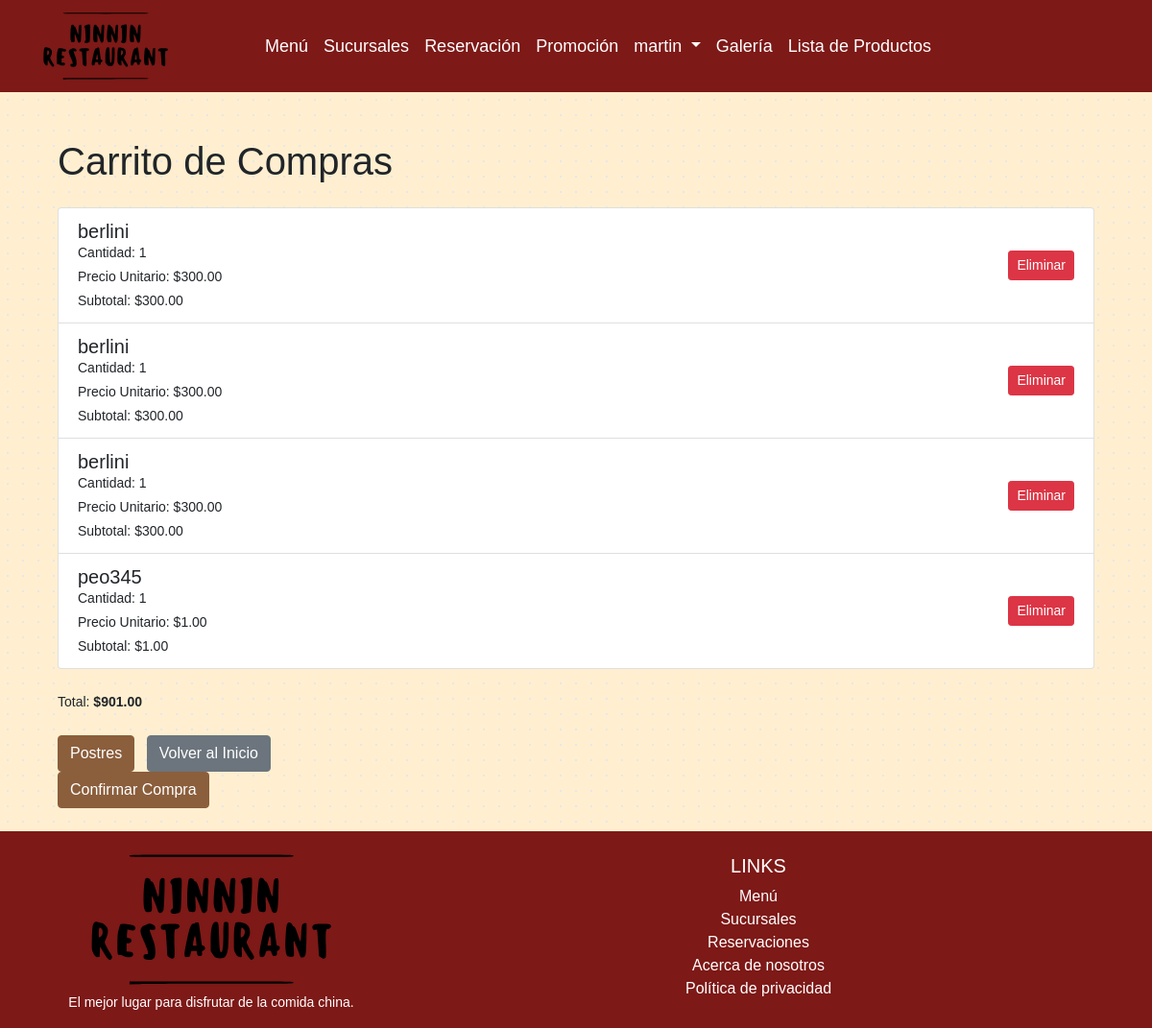
The app's page /clientes/carrito/ (signed in) with its own data.
### clientes/models.py (models this page shows, shortened)
class CarritoItem(models.Model):
    carrito = models.ForeignKey(Carrito, related_name='items', on_delete=models.CASCADE)
    producto = models.ForeignKey(Producto, on_delete=models.CASCADE)
    cantidad = models.PositiveIntegerField(default=1)
    confirmado = models.BooleanField(default=False)  # Campo para indicar si el item ha sido confirmado
    def subtotal(self):
        return self.cantidad * self.producto.precio

class Producto(models.Model):
    nombre = models.CharField(max_length=100)
    precio = models.DecimalField(max_digits=10, decimal_places=2)
    descripcion = models.TextField(blank=True)

class Carrito(models.Model):
    user = models.OneToOneField(User, on_delete=models.CASCADE)
    def total_price(self):
        return sum(item.subtotal() for item in self.items.all())

### clientes/views.py (the view)
# urls.py: path('carrito/', views.carrito_detail, name='carrito_detail'),
@login_required
def carrito_detail(request):
    carrito, created = Carrito.objects.get_or_create(user=request.user)
    return render(request, 'carrito/carrito_detail.html', {'carrito': carrito})

### clientes/templates/carrito/carrito_detail.html (shortened to what this page needs)
{% extends "clientes/base.html" %}
{%block content %}
    <div class="container mt-5">
        <h1>Carrito de Compras</h1>
        <ul class="list-group mt-4">
            {% for item in carrito.items.all %}
                <li class="list-group-item">
                    <div class="d-flex justify-content-between align-items-center">
                        <div>
                            <h5 class="mb-0">{{ item.producto.nombre }}</h5>
                            <p class="mb-1">Cantidad: {{ item.cantidad }}</p>
                            <p class="mb-1">Precio Unitario: ${{ item.producto.precio }}</p>
                            <p class="mb-0">Subtotal: ${{ item.subtotal }}</p>
                        </div>
                        <form action="{% url 'remove_from_cart' item.id %}" method="post">
                            <button type="submit" class="btn btn-sm btn-danger">Eliminar</button>
                        </form>
                    </div>
                </li>
            {% empty %}
                <li class="list-group-item">No hay productos en el carrito</li>
            {% endfor %}
        </ul>
        <div class="mt-4">
            <p>Total: <strong>${{ carrito.total_price }}</strong></p>
        </div>
        <div class="mt-4">
            <a href="{% url 'producto_list_usuario_comun' %}" class="btn btn-primary mr-2">Postres</a>
            <a href="{% url 'index' %}" class="btn btn-secondary">Volver al Inicio</a>
            <form action="{% url 'confirmar_compra' carrito.id %}" method="POST">
                <button type="submit" class="btn btn-primary">Confirmar Compra</button>
            </form>
        </div>
    </div>
    {% endblock %}

### clientes/templates/clientes/base.html (shortened to what this page needs)
{% load static %}
<!DOCTYPE html>
<html lang="es">
<head>
    <link rel="stylesheet" href="https://cdn.jsdelivr.net/npm/bootstrap@4.6.2/dist/css/bootstrap.min.css"
>
    <link rel="stylesheet" href="{% static 'Layout/style.css' %}">
</head>
<body class="is-preload">
    <div id="page-wrapper">
        <header id="header">
            <nav id="navbar" class="navbar navbar-expand-lg navbar-dark custom-navbar">
                <div class="container">
                    <a class="navbar-brand" href="{% url 'index' %}">
                        <img src="{% static 'Components/icons/icono.svg' %}" alt="Logo" class="navbar-logo">
                    </a>
                    <div class="collapse navbar-collapse" id="navbarNav">
                        <ul class="navbar-nav mx-auto custom-nav">
                            <li class="nav-item">
                                <a class="nav-link" href="{% url 'comidas' %}">Menú</a>
                            </li>
                            <li class="nav-item">
                                <a class="nav-link" href="{% url 'sucursal' %}">Sucursales</a>
                            </li>
                            <li class="nav-item">
                                <a class="nav-link" href="{% url 'reservacion' %}">Reservación</a>
                            </li>
                            <li class="nav-item">
                                <a class="nav-link" href="{% url 'promociones' %}">Promoción</a>
                            </li>
                            {% if user.is_authenticated %}
                                <li class="nav-item dropdown">
                                    <a class="nav-link dropdown-toggle" href="#" id="navbarDropdown" role="button"
                                        data-toggle="dropdown" aria-haspopup="true" aria-expanded="false">
                                        {{ user.username }}
                                    </a>
                                </li>
                            {% else %}
                                <li class="nav-item">
                                    <a href="{% url 'login' %}" class="nav-link">Iniciar sesión</a>
                                </li>
                            {% endif %}
                            <li {% if clase == 'galeria' %} class="current" {% endif %}>
                                <a href="{% url 'galeria' %}" class="nav-link">Galería</a>
                            </li>
                            {% if user.is_authenticated %}
                                <li class="nav-item">
                                    <a class="nav-link" href="{% url 'producto_list_usuario_comun' %}">Lista de Productos</a>
                                </li>
                            {% endif %}
                        </ul>
                    </div>
                </div>
            </nav>
        </header>
        <div id="content-wrapper">
            <div class="container mt-5">
                {% block content %}
                {% endblock %}
            </div>
        </div>
        <footer id="footer"
            class="page-footer font-small pt-4 mt-4 d-flex flex-column align-items-center justify-content-center"
            style="background-color: #7D1917; color: white;">
            <div class="container text-center">
                <div class="row justify-content-center">
                    <div class="col-md-4 mt-md-0 mt-3">
                        <img src="{% static 'Components/icons/icono.svg' %}" alt="Logo" class="footer-logo mb-2">
                        <p>El mejor lugar para disfrutar de la comida china.</p>
                    </div>
                    <div class="col-md-8 mb-md-0 mb-3">
                        <h5 class="text-uppercase">Links</h5>
                        <ul class="list-unstyled">
                            <li><a href="{% url 'comidas' %}" class="footer-link">Menú</a></li>
                            <li><a href="{% url 'sucursal' %}" class="footer-link">Sucursales</a></li>
                            <li><a href="{% url 'reservacion' %}" class="footer-link">Reservaciones</a></li>
                            <li><a href="#" class="footer-link">Acerca de nosotros</a></li>
                            <li><a href="#" class="footer-link">Política de privacidad</a></li>
                        </ul>
                    </div>
                </div>
            </div>
        </footer>
    </div>
</body>
</html>

### mysite/static/Layout/style.css (style rules this page uses)
body { background: radial-gradient(#e5e7eb 1px, transparent 1px); background-color: #FFEFD0; background-size: 16px 16px; font-family: Arial, sans-serif; }
p { font-size: 14px; }
.navbar { background-color: #7D1917; }
.nav-link { color: white !important; font-size: 18px; }
.navbar-logo { width: 130px; height: auto; }
@media (min-width: 992px) { .custom-nav { transform: translateX(-50px); } }
.footer-logo { width: 250px; margin-bottom: 20px; }
.page-footer { color: white; background-color: #7D1917; }
.footer-link { color: white; text-decoration: none; }
.btn-primary { background-color: #8b5e3c; border-color: #8b5e3c; }
.navbar { position: relative; z-index: 1000; }

### records on screen
CarritoItem: producto.nombre "berlini", cantidad "1", producto.precio "300.00", subtotal "300.00"
CarritoItem: producto.nombre "berlini", cantidad "1", producto.precio "300.00", subtotal "300.00"
CarritoItem: producto.nombre "berlini", cantidad "1", producto.precio "300.00", subtotal "300.00"
CarritoItem: producto.nombre "peo345", cantidad "1", producto.precio "1.00", subtotal "1.00"
Carrito: total_price "901.00"

### other values on screen
{{ user.username }} "martin"
